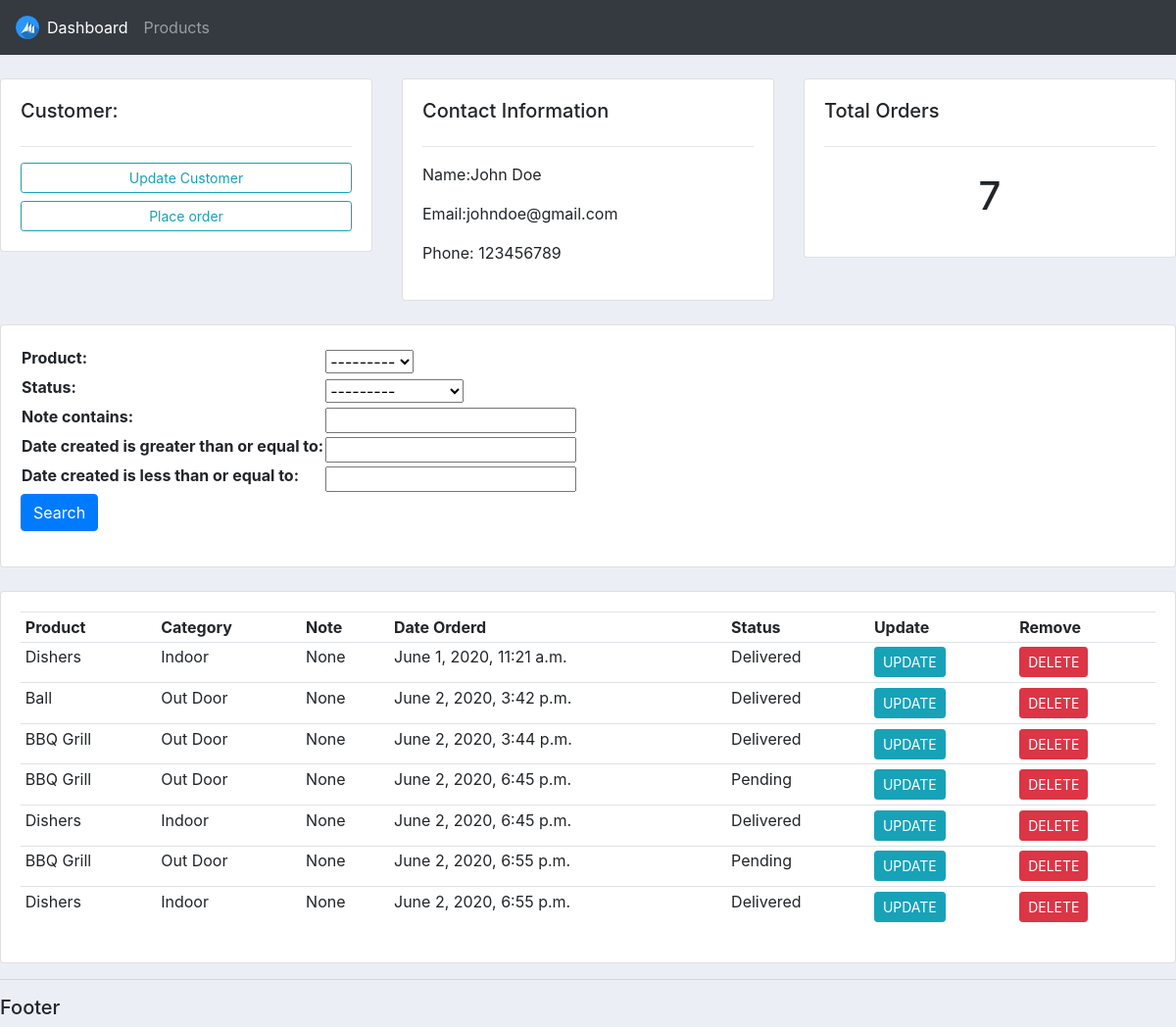
The app's page /customer/1/ with its own data.
### accounts/models.py (models this page shows, shortened)
class Customer(models.Model):
    name    = models.CharField(max_length=200,null=True)
    phone   = models.CharField(max_length=200,null=True)
    email   = models.CharField(max_length=200,null=True)
    date_created = models.DateTimeField(auto_now_add=True)

class Order(models.Model):
    STATUS = (
            ('Pending','Pending'),
            ('Out for Delivery','Out for Delivery'),
            ('Delivered','Delivered'),
            )
    customer = models.ForeignKey(Customer,null=True,on_delete=models.SET_NULL)
    product  = models.ForeignKey(Product,null=True,on_delete=models.SET_NULL)
    date_created = models.DateTimeField(auto_now_add=True,null=True)
    status       = models.CharField(max_length=200,null=True,choices=STATUS)
    note         = models.CharField(max_length=1000,null=True)

class Product(models.Model):
    CATEGORY = (
            ('Indoor','Indoor'),
            ('Out Door','Out Door'),
            )
    name        = models.CharField(max_length=200,null=True)
    price       = models.FloatField(null=True)
    category    = models.CharField(max_length=200,null=True,choices=CATEGORY)
    description = models.CharField(max_length=200,null=True,blank=True)
    date_created= models.DateTimeField(auto_now_add=True,null=True)
    tags = models.ManyToManyField(Tag)
    def __str__(self):
        return self.name

### accounts/views.py (the view)
# urls.py: path('customer/<str:pk_test>/',customer,name='customer'),
def customer(request,pk_test):
    customer = Customer.objects.get(id=pk_test)
    orders = customer.order_set.all()
    order_count = orders.count()
    myFilter = OrderFilter(request.GET,queryset=orders)
    orders = myFilter.qs
    context = {'customer':customer,'orders':orders,'order_count':order_count,'myFilter':myFilter}
    template_name = 'accounts/customer.html'
    return render(request,template_name,context)

### accounts/templates/accounts/customer.html
{% extends 'accounts/main.html' %}
{% block content %}
<br>
<div class="row">
	<div class="col-md">
		<div class="card card-body">
			<h5>Customer:</h5>
			<hr>
			<a class="btn btn-outline-info  btn-sm btn-block" href="">Update Customer</a>
			<a class="btn btn-outline-info  btn-sm btn-block" href="{% url 'create_order' customer.id %}">Place order</a>
		</div>
	</div>
	<div class="col-md">
		<div class="card card-body">
			<h5>Contact Information</h5>
			<hr>
			<P>Name:{{ customer.name }}</P>
			<p>Email:{{ customer.email }} </p>
			<p>Phone: {{ customer.phone }}</p>
		</div>
	</div>
	<div class="col-md">
		<div class="card card-body">
			<h5>Total Orders</h5>
			<hr>
			<h1 style="text-align: center;padding: 10px">{{order_count}}</h1>
		</div>
	</div>
</div>
<br>
<div class="row">
	<div class="col">
		<div class="card card-body">
			<form method="get">
				<table>
					<th>
						<td>
							{{ myFilter.form }}
						</td>
					</th>
				</table>
		    <button class="btn btn-primary" type="submit">Search</button>
		  </form>
		</div>
	</div>
</div>
<br>
<div class="row">
	<div class="col-md">
		<div class="card card-body">
			<table class="table table-sm">
				<tr>
					<th>Product</th>
					<th>Category</th>
					<th>Note</th>
					<th>Date Orderd</th>
					<th>Status</th>
					<th>Update</th>
					<th>Remove</th>
				</tr>
				{% for order in orders %}
					<tr>
						<td>{{order.product}}</td>
						<td>{{order.product.category}}</td>
						<td>{{order.note}}</td>
						<td>{{order.date_created}}</td>
						<td>{{order.status}}</td>
						<td><a class="btn btn-sm btn-info" href="">UPDATE</a></td>
						<td><a class="btn btn-sm btn-danger" href="">DELETE</a></td>
					</tr>
				{% endfor %}
			</table>
		</div>
	</div>
</div>
{% endblock %}

### static/css/main.css (style rules this page uses)
body { background-color:#ebeff5; }

### records on screen
Customer: name "John Doe", email "johndoe@gmail.com", phone "123456789"
Order: product "Dishers", product.category "Indoor", note "None", date_created "June 1, 2020, 11:21 a.m.", status "Delivered"
Order: product "Ball", product.category "Out Door", note "None", date_created "June 2, 2020, 3:42 p.m.", status "Delivered"
Order: product "BBQ Grill", product.category "Out Door", note "None", date_created "June 2, 2020, 3:44 p.m.", status "Delivered"
Order: product "BBQ Grill", product.category "Out Door", note "None", date_created "June 2, 2020, 6:45 p.m.", status "Pending"
Order: product "Dishers", product.category "Indoor", note "None", date_created "June 2, 2020, 6:45 p.m.", status "Delivered"
Order: product "BBQ Grill", product.category "Out Door", note "None", date_created "June 2, 2020, 6:55 p.m.", status "Pending"
Order: product "Dishers", product.category "Indoor", note "None", date_created "June 2, 2020, 6:55 p.m.", status "Delivered"

### other values on screen
{{ order_count }} "7"
